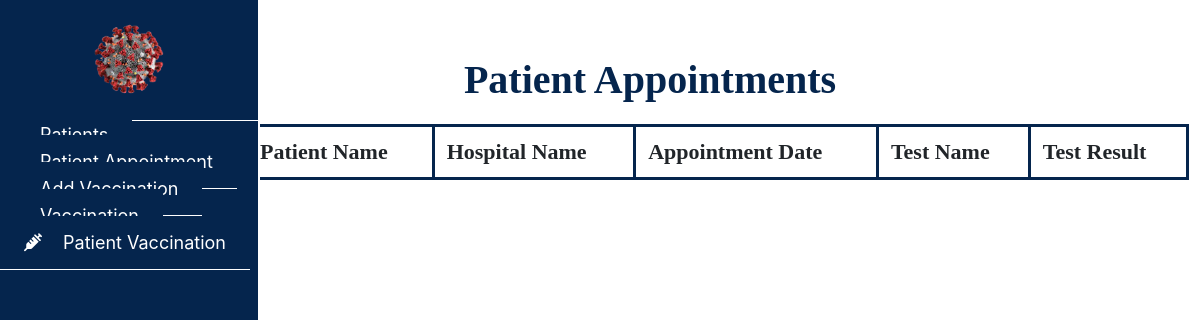
Before: /hospital/patientappointment.php (signed in) with the older database file.
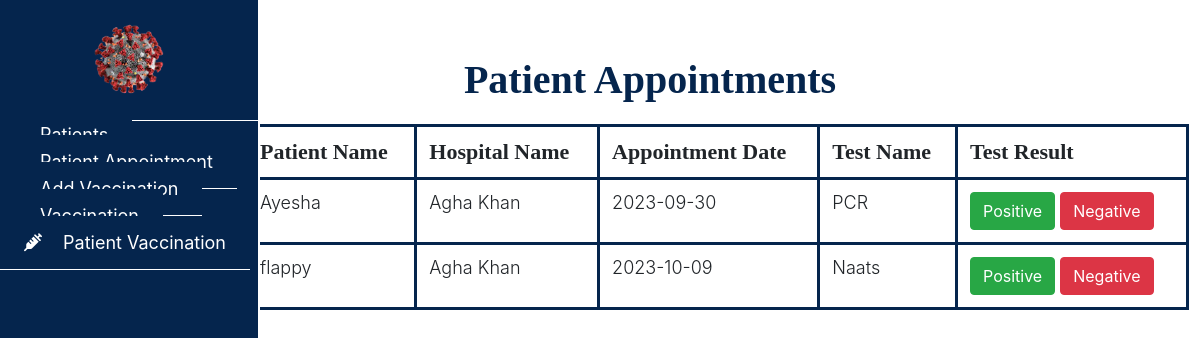
After: the same page with the newer database file.
### tables this page shows
CREATE TABLE `appointment` (
  `app_id` int(11) NOT NULL,
  `patient_id` int(11) DEFAULT NULL,
  `hospital_id` int(11) DEFAULT NULL,
  `app_date` date DEFAULT NULL,
  `status` int(11) DEFAULT NULL,
  `app_time` time DEFAULT NULL,
  `test_name` varchar(255) NOT NULL,
  `approval_status` enum('Pending','Approved','Rejected') DEFAULT 'Pending'
);

CREATE TABLE `patient` (
  `patient_id` int(11) NOT NULL,
  `patient_name` varchar(255) DEFAULT NULL,
  `address` varchar(255) DEFAULT NULL,
  `email` varchar(255) DEFAULT NULL,
  `password` varchar(255) DEFAULT NULL
);

CREATE TABLE `hospital` (
  `hospital_id` int(11) NOT NULL,
  `hospital_name` varchar(255) DEFAULT NULL,
  `location` varchar(255) DEFAULT NULL,
  `password` varchar(255) DEFAULT NULL,
  `status` int(11) NOT NULL,
  `approval_status` enum('Pending','Approved','Rejected') DEFAULT 'Pending'
);

### hospital/patientappointment.php (the view, shortened to what this page needs)
<?php
include("../connection.php");
?>
<html lang="en">
<head>
    <link rel="stylesheet" href="../assets/css/admin.css">
    <link rel="stylesheet" href="https://cdn.usebootstrap.com/bootstrap/3.3.7/css/bootstrap.min.css">
    <link rel="stylesheet"
        href="https://cdnjs.cloudflare.com/ajax/libs/material-design-iconic-font/2.2.0/css/material-design-iconic-font.min.css">
    <link rel="stylesheet" href="https://cdnjs.cloudflare.com/ajax/libs/font-awesome/6.4.0/css/all.min.css">
</head>
<body>
    <div id="sidebar">
        <header>
            <a href="#"><img src="../assets/images/covidlogo.png" alt=""
                    style="width:120px ; height:120;padding: 20px;"></a>
        </header>
        <ul class="nav">
            <li>
                <a href="patientlist.php">
                </a>
            </li>
            <li>
                <a href="patientappointment.php">
                </a>
            </li>
            <li>
                <a href="addvaccine.php">
                </a>
            </li>
            <li>
                <a href="vacstatus.php">
                </a>
            </li>
            <li>
                <a href="patientvacstatus.php">
                    <i class="fas fa-syringe"></i> Patient Vaccination
                </a>
            </li>
        </ul>
    </div>
    <nav class="navbar">
        <div class="container-fluid">
            <ul class="nav navbar-nav navbar-right">
                <li class="dropdown">
                    <a href="#" class="dropdown-toggle" data-toggle="dropdown">
                    </a>
                </li>
            </ul>
        </div>
    </nav>
    <div class="container-fluid" id="all-products">
        <h1 class="text-center">Patient Appointments</h1>
        <div class="container">
            <table class="table">
                <thead>
                    <tr>
                        <th>Patient Name</th>
                        <th>Hospital Name</th>
                        <th>Appointment Date</th>
                        <th>Test Name</th>
                        <th>Test Result</th>
                    </tr>
                </thead>
                <tbody>
                    <?php
                    $hospital_id = $_SESSION['hospital_id'];
                    $query = "SELECT a.*, p.patient_name FROM appointment a JOIN patient p ON a.patient_id = p.patient_id WHERE a.approval_status = 'Approved' AND a.hospital_id = $hospital_id";
                    $result = mysqli_query($con, $query);
                    while ($row = mysqli_fetch_assoc($result)):
                        $patient_id = $row['patient_id'];
                        $patient_query = "SELECT patient_name FROM patient WHERE patient_id = $patient_id";
                        $patient_result = mysqli_query($con, $patient_query);
                        $hospital_query = "SELECT hospital_name FROM hospital WHERE hospital_id = $hospital_id";
                        $hospital_result = mysqli_query($con, $hospital_query);
                        if ($patient_result && $hospital_result):
                            $patient_data = mysqli_fetch_assoc($patient_result);
                            $hospital_data = mysqli_fetch_assoc($hospital_result);
                            $patient_name = $patient_data['patient_name'];
                            $hospital_name = $hospital_data['hospital_name'];
                            ?>
                            <tr data-appid="<?= $row['app_id'] ?>">
                                <td>
                                    <?= $patient_name ?>
                                </td>
                                <td>
                                    <?= $hospital_name ?>
                                </td>
                                <td>
                                    <?= $row['app_date'] ?>
                                </td>
                                <td>
                                    <?= $row['test_name'] ?>
                                </td>
                                <td>
                                    <button class="btn btn-success"
                                        onclick="updateStatus(<?= $row['app_id'] ?>, 1, this)">Positive</button>
                                    <button class="btn btn-danger"
                                        onclick="updateStatus(<?= $row['app_id'] ?>, 0, this)">Negative</button>
                                </td>
                            </tr>
                        <?php endif; ?>
                    <?php endwhile; ?>
                </tbody>
            </table>
        </div>
    </div>
</body>
</html>

Changed rows visible on the page:
added appointment: patient.patient_name "Ayesha", hospital.hospital_name "Agha Khan", app_date "2023-09-30", test_name "PCR"
added appointment: patient.patient_name "flappy", hospital.hospital_name "Agha Khan", app_date "2023-10-09", test_name "Naats"
